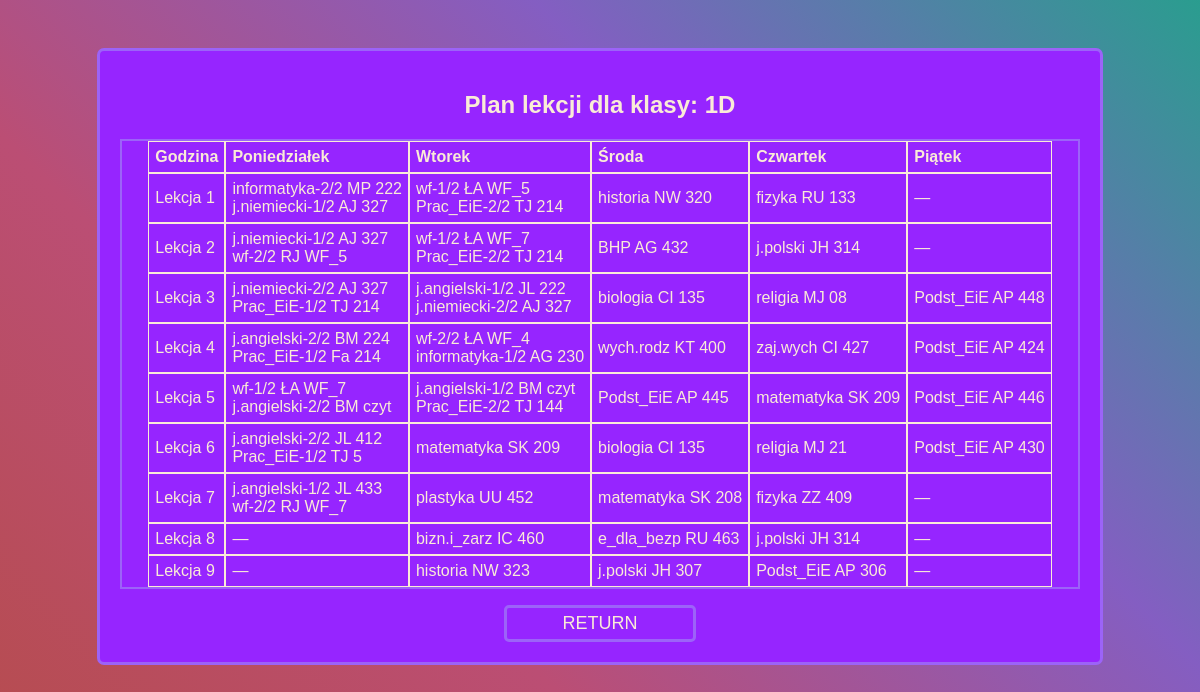
Screenshot of /classes/1D.php with the database file from the repository.
### tables this page shows
CREATE TABLE `plan_lekcji` (
  `id` int(11) NOT NULL,
  `id_k` tinyint(4) DEFAULT NULL,
  `id_p` tinyint(4) DEFAULT NULL,
  `grupa` char(3) NOT NULL DEFAULT '1/1',
  `id_n` tinyint(4) DEFAULT NULL,
  `id_s` tinyint(4) DEFAULT NULL,
  `id_g` tinyint(4) DEFAULT NULL,
  `dzien` tinyint(4) DEFAULT NULL
);

### classes/1D.php (the view, shortened to what this page needs)
<?php
$class = '1D';
?>
<!DOCTYPE html>
<html lang="pl">
<head>
    <link rel="stylesheet" href="./CSS/admin-style.css">
</head>
<body class="background">
    <div class="menu-main">
        <?php
        $pdo = new PDO('mysql:host=localhost;dbname=plan_lekcji', 'root', '');
        $pdo->setAttribute(PDO::ATTR_ERRMODE, PDO::ERRMODE_EXCEPTION);
        $sql = "SELECT * FROM widok_plan_lekcji WHERE klasa = :class ORDER BY dzien, id_g";
        $stmt = $pdo->prepare($sql);
        $stmt->bindParam(':class', $class, PDO::PARAM_STR);
        $stmt->execute();
        $results = $stmt->fetchAll(PDO::FETCH_ASSOC);
        if ($results) {
            $schedule = [];
            foreach ($results as $row) {
                $schedule[$row['dzien']][$row['id_g']][] = [
                    'przedmiot' => $row['przedmiot'],
                    'grupa' => $row['grupa'],
                    'nauczyciele' => $row['nauczyciele'],
                    'sala' => $row['sala']
                ];
            }
            echo "<h2>Plan lekcji dla klasy: $class</h2>";
            echo "<table cellspacing='0>";
            echo "<tr class='column'><th class='rekord'>Godzina</th>";
            $daysOfWeek = ['Poniedziałek', 'Wtorek', 'Środa', 'Czwartek', 'Piątek'];
            foreach ($daysOfWeek as $day) {
                echo "<th class='rekord'>$day</th>";
            }
            for ($hour = 1; $hour <= 9; $hour++) {
                echo "<tr class='column'>";
                echo "<td class='rekord'>Lekcja $hour</td>";
                for ($day = 1; $day <= 5; $day++) {
                    echo "<td class='rekord'>";
                    if (!empty($schedule[$day][$hour])) {
                        foreach ($schedule[$day][$hour] as $lesson) {
                            if($lesson['grupa']=='1/1')
                            echo htmlspecialchars($lesson['przedmiot']) . " ";
                            else
                            echo htmlspecialchars($lesson['przedmiot']) . "-" . htmlspecialchars($lesson['grupa']) . " ";
                            echo htmlspecialchars($lesson['nauczyciele']) . " ";
                            echo htmlspecialchars($lesson['sala']) . "<br>";
                        }
                    } else {
                        echo "—";
                    }
                    echo "</td>";
                }
                echo "</tr>";
            }
            echo "</table>
            <form action='../index.php' method='post'>
                <input type='submit' name='submit' class='return' value='RETURN'>
            </form>";
        } else {
            echo "<p>Brak wyników для класса $class</p>";
        }
        ?>
    </div>
</body>
</html>

### CSS/admin-style.css (style rules this page uses)
body, html { display: flex; margin: 0; padding: 0; height: 100%; font-family: Arial, sans-serif; color: antiquewhite !important; overflow-x: hidden; }
.background { position: absolute; top: 0; left: 0; right: 0; bottom: 0; background: linear-gradient(45deg, #b64c4c, #bb4e74, #845ec2, #2a9d8f); background-size: cover; background-attachment: fixed; animation: gradientMove 5s infinite alternate; }
table { text-align: center; display: flex; justify-content: center; width: auto; color: antiquewhite; word-wrap: break-word; border: 2px solid #9c63f8; }
th, td { border: antiquewhite 1px solid; width: fit-content; text-align: left; padding: 6px; }
.menu-main { background-color: #9625ff; border: 3px solid #9c63f8; border-radius: 7px; text-align: center; flex-direction: row; margin: auto; width: 80%; padding: 20px; margin-top: 4%; }
.return { background-color: #9625ff; border: 3px solid #9c63f8; border-radius: 5px; text-align: center; min-width: 100px; color:antiquewhite; margin-top: 2vh; font-size: large; width: 20%; padding: 5px; }

### rows the page displays
plan_lekcji: przedmiot "informatyka", grupa "2/2", nauczyciele "MP", sala "222"
plan_lekcji: przedmiot "wf", grupa "1/2", nauczyciele "ŁA", sala "WF_5"
plan_lekcji: przedmiot "historia", nauczyciele "NW", sala "320"
plan_lekcji: przedmiot "fizyka", nauczyciele "RU", sala "133"
plan_lekcji: przedmiot "wf", grupa "2/2", nauczyciele "RJ", sala "WF_5"
plan_lekcji: przedmiot "BHP", nauczyciele "AG", sala "432"
plan_lekcji: przedmiot "Prac_EiE", grupa "1/2", nauczyciele "TJ", sala "214"
plan_lekcji: przedmiot "j.angielski", grupa "1/2", nauczyciele "JL", sala "222"
plan_lekcji: przedmiot "religia", nauczyciele "MJ", sala "08"
plan_lekcji: przedmiot "Podst_EiE", nauczyciele "AP", sala "448"
plan_lekcji: przedmiot "j.angielski", grupa "2/2", nauczyciele "BM", sala "224"
plan_lekcji: przedmiot "Prac_EiE", grupa "1/2", nauczyciele "Fa", sala "214"
plan_lekcji: przedmiot "wf", grupa "2/2", nauczyciele "ŁA", sala "WF_4"
plan_lekcji: przedmiot "informatyka", grupa "1/2", nauczyciele "AG", sala "230"
plan_lekcji: przedmiot "wych.rodz", nauczyciele "KT", sala "400"
plan_lekcji: przedmiot "zaj.wych", nauczyciele "CI", sala "427"
plan_lekcji: przedmiot "Podst_EiE", nauczyciele "AP", sala "424"
plan_lekcji: przedmiot "j.angielski", grupa "2/2", nauczyciele "BM", sala "czyt"
plan_lekcji: przedmiot "j.angielski", grupa "1/2", nauczyciele "BM", sala "czyt"
plan_lekcji: przedmiot "Prac_EiE", grupa "2/2", nauczyciele "TJ", sala "144"
plan_lekcji: przedmiot "Podst_EiE", nauczyciele "AP", sala "445"
plan_lekcji: przedmiot "Podst_EiE", nauczyciele "AP", sala "446"
plan_lekcji: przedmiot "j.angielski", grupa "2/2", nauczyciele "JL", sala "412"
plan_lekcji: przedmiot "Prac_EiE", grupa "1/2", nauczyciele "TJ", sala "5"
plan_lekcji: przedmiot "religia", nauczyciele "MJ", sala "21"
plan_lekcji: przedmiot "Podst_EiE", nauczyciele "AP", sala "430"
plan_lekcji: przedmiot "j.angielski", grupa "1/2", nauczyciele "JL", sala "433"
plan_lekcji: przedmiot "wf", grupa "2/2", nauczyciele "RJ", sala "WF_7"
plan_lekcji: przedmiot "plastyka", nauczyciele "UU", sala "452"
plan_lekcji: przedmiot "matematyka", nauczyciele "SK", sala "208"
plan_lekcji: przedmiot "fizyka", nauczyciele "ZZ", sala "409"
plan_lekcji: przedmiot "bizn.i_zarz", nauczyciele "IC", sala "460"
plan_lekcji: przedmiot "e_dla_bezp", nauczyciele "RU", sala "463"
plan_lekcji: przedmiot "historia", nauczyciele "NW", sala "323"
plan_lekcji: przedmiot "j.polski", nauczyciele "JH", sala "307"
plan_lekcji: przedmiot "Podst_EiE", nauczyciele "AP", sala "306"

### other values shown
$class "1D"
$day "Poniedziałek"
$day "Wtorek"
$day "Środa"
$day "Czwartek"
$day "Piątek"
$lesson['przedmiot'] "j.niemiecki"
$lesson['grupa'] "1/2"
$lesson['nauczyciele'] "AJ"
$lesson['sala'] "327"
$lesson['przedmiot'] "Prac_EiE"
$lesson['grupa'] "2/2"
$lesson['nauczyciele'] "TJ"
$lesson['sala'] "214"
$lesson['przedmiot'] "wf"
